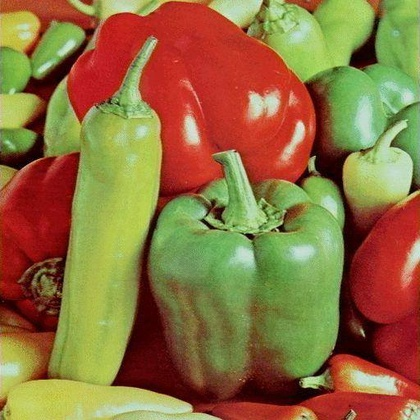
%> input picture Assignment 02/peppers_color.jpg, 420 x 420 px, shrunk from 512 x 512 before the run
$ octave Assignment2.m   (GNU Octave 9; MATLAB toolbox functions it lacks are replaced by stand-ins)
%> lines starting %> are read from the running program, lines starting %| are printed output that depends on the picture; in (x1, y1, x2, y2) boxes, pixels count from 0 and x2, y2 are one past the last pixel; in counts of white or black regions, pixels touching at a corner belong together; the program's own positions count from 1
I = imread('peppers_color.jpg');
%> I is the input picture: size 420x420x3 uint8; mean R, G, B 143.3, 112.1, 63.2
I = rgb2gray(I);
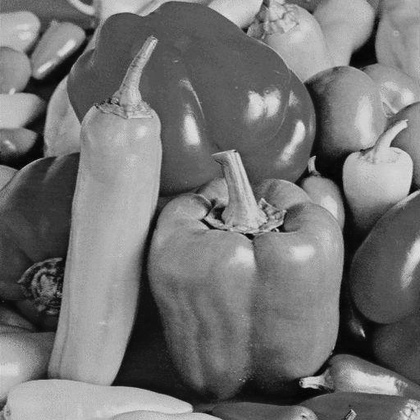
%> I: size 420x420 uint8; min 1, max 229, mean 115.8
figure;
imshow(I);
figure;
imhist(I);
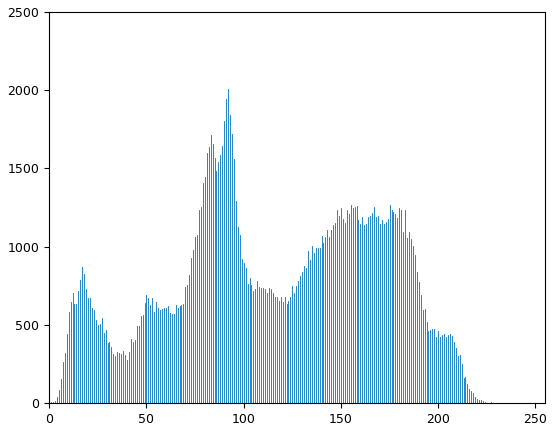
%> figure redrawn from the program's plot data; highest point at x = 92, y = 2007

[row, col] = size(I);
%> row = 420; col = 420
R = zeros(row,col);
B = max(I(:));
%> B = 229
A= min(I(:));
%> A = 1
D = B-A;
%> D = 228
M = 2^8-1;
for i=1:row
    for j=1:col
        R(i,j) = (((I(i,j)-A)/D)*M) + A;
    end
end
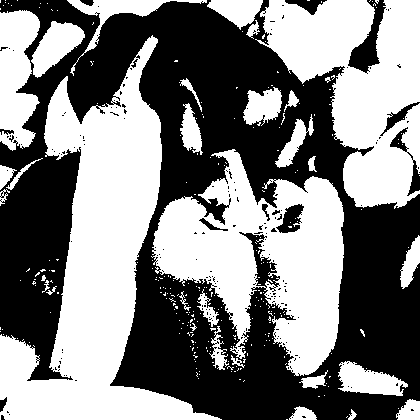
%> R: size 420x420 double; values 1 (black) and 255 (white), 50.6% white; 204 black regions (191 under 20 px), largest, box (x1, y1, x2, y2) and area: (0, 0, 420, 420) 83788, (348, 0, 386, 74) 1062, (276, 204, 304, 233) 446
figure;
imshow(R);
figure;
imhist(R);
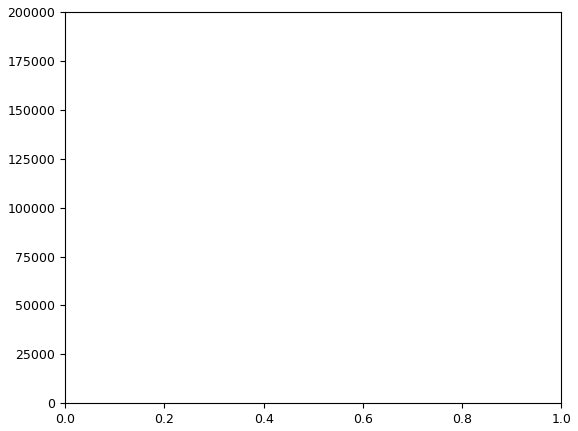
%> figure redrawn from the program's plot data; highest point at x = 1, y = 176400
